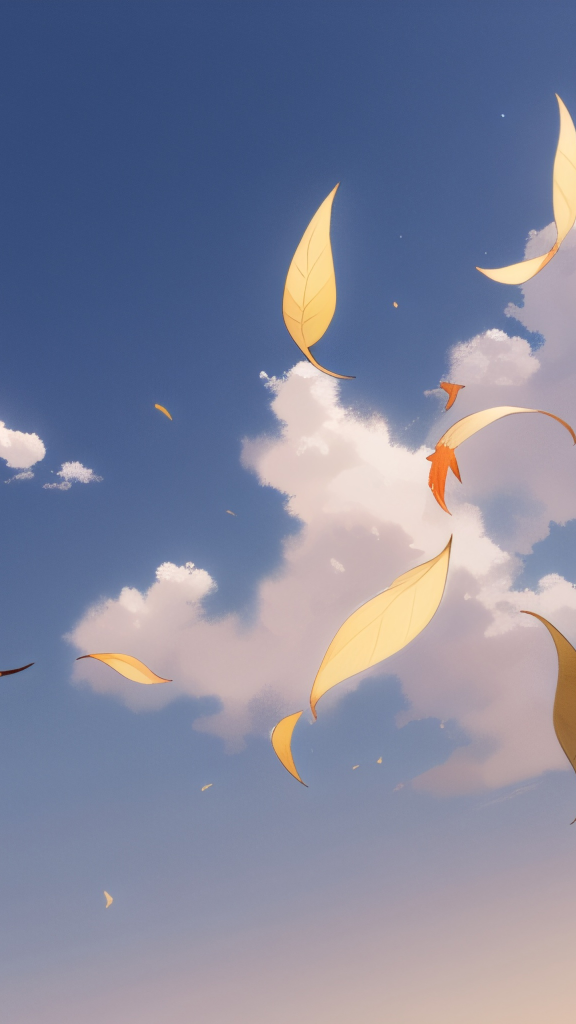
#> input picture img/unlabeled-cards/aer.jpg, 1152 x 2048 px, given in place of ignis.jpg, which was not available (shown at 1/2 size)
$ python process.py
#> lines starting #> are read from the running program, lines starting #| are printed output that depends on the picture; pictures that were not available may be replaced by others from this repository, and a replacement may not be noted
from pathlib import Path
from PIL import Image, ImageDraw, ImageFont


def draw_labels(
    image_path,
    left_labels,
    right_labels,
    font_path=None,
):
    """
    Parameters
    ----------
    image_path : str
        Input image filename.

    left_labels : list[(str, str)]
        [(text, color), ...]

    right_labels : list[(str, str)]
        [(text, color), ...]

    font_path : str | None
        Optional TTF font path.
    """

    img = Image.open(image_path).convert("RGB")
    draw = ImageDraw.Draw(img)

    w, h = img.size

    # Scale everything from image width
    font_size = 130 #max(24, int(w * 0.03))
    outer_padding = int(w * 0.02)
    inner_padding_x = int(font_size * 0.5)
    inner_padding_y = int(font_size * 0.25)
    line_spacing = int(font_size * 0.4)
    radius = int(font_size * 0.4)

    if font_path:
        font = ImageFont.truetype(font_path, font_size)
    else:
        try:
            font = ImageFont.truetype("arial.ttf", font_size)
        except Exception:
            font = ImageFont.load_default(font_size)

    def draw_column(labels, align="left"):
        y = outer_padding

        for text, color in labels:
            bbox = draw.textbbox((0, 0), text, font=font)

            text_w = bbox[2] - bbox[0]
            text_h = bbox[3] - bbox[1]

            rect_w = text_w + inner_padding_x * 2
            rect_h = text_h + inner_padding_y * 2

            if align == "left":
                x = outer_padding
            else:
                x = w - outer_padding - rect_w

            draw.rounded_rectangle(
                [x, y, x + rect_w, y + rect_h],
                radius=radius,
                fill="black"
            )

            draw.text(
                (
                    x + inner_padding_x,
                    y + inner_padding_y - bbox[1]
                ),
                text,
                fill=color,
                font=font,
                stroke_width=2,
                stroke_fill=color
            )

            y += rect_h + line_spacing

    draw_column(left_labels, "left")
    draw_column(right_labels, "right")

    output_dir = Path(image_path).parent / "labeled"
    output_dir.mkdir(exist_ok=True)

    output_path = output_dir / Path(image_path).name
    img.save(output_path)

    return str(output_path)

life = "#30d97c"
poison = "#c041cc"

colors = {
  "ignis": "#ff0000",
  "aer": "#ffffff",
  "terra": "#7a5c45",
  "aqua": "#3993bd"
}

beat = {
  "ignis": "aer",
  "aer": "terra",
  "terra": "aqua",
  "aqua": "ignis"
}

strong = {
  "ignis": "fulgur",
  "aer": "tempestas",
  "terra": "tremor",
  "aqua": "vapor"
}

long = {
  "ignis": "phoenix",
  "aer": "mediocris",
  "terra": "colossus",
  "aqua": "syrena"
}

stronger = {
  "ignis": "aer",
  "aer": "terra",
  "terra": "ignis",
  "aqua": "ignis"
}

bonus = {
  "terra": ["aqua"],
  "aqua": ["terra", "aer"],
  "aer": ["aqua"]
}

_normal = 1
_strong = 2
_long = 3

def draw_element(element, typ=_normal):
  attack = [e for e in beat if beat[e] == element][0]
  defend = beat[element]
  if typ == _normal:
    l = "1"
    s = "2"
    card = element
  elif typ == _strong:
    l = "1"
    s = "8"
    card = strong[element]
  elif typ == _long:
    l = "3"
    s = "3"
    card = long[element]

  special = []
  if card in stronger:
    special.append(("+", colors[stronger[element]]))
  for b in bonus.get(card, []):
    special.append(("!", colors[b]))

  draw_labels(
    card + ".jpg",
    [
      (s + " x" + l, colors[element]),
      ("ATK", colors[attack]),
      ("DEF", colors[defend])
    ],
    special
  )

if __name__ == "__main__":
  for e in beat:
    draw_element(e, typ=_normal)
#> in draw_labels, img is the input picture: PIL image 1152x2048 RGB; mean R, G, B 128.2, 132.2, 155.6
#> the loop in draw_column, `for text, color in labels:` made 3 passes
#> (bbox, text_w, text_h, rect_w, rect_h, y) on passes 1 to 3: ((0, 24, 284, 121), 284, 97, 414, 161, 236), ((0, 26, 246, 121), 246, 95, 376, 159, 447), ((0, 26, 257, 121), 257, 95, 387, 159, 658)
#> after the loop in draw_column, `for text, color in labels:`: y = 658
#> the loop in draw_column (call 2), `for text, color in labels:` made 1 pass
#> (bbox, text_w, text_h, rect_w, rect_h, x, y) on pass 1: ((0, 40, 109, 121), 109, 81, 239, 145, 890, 220)
#> in draw_labels, `img.save(output_path)`:
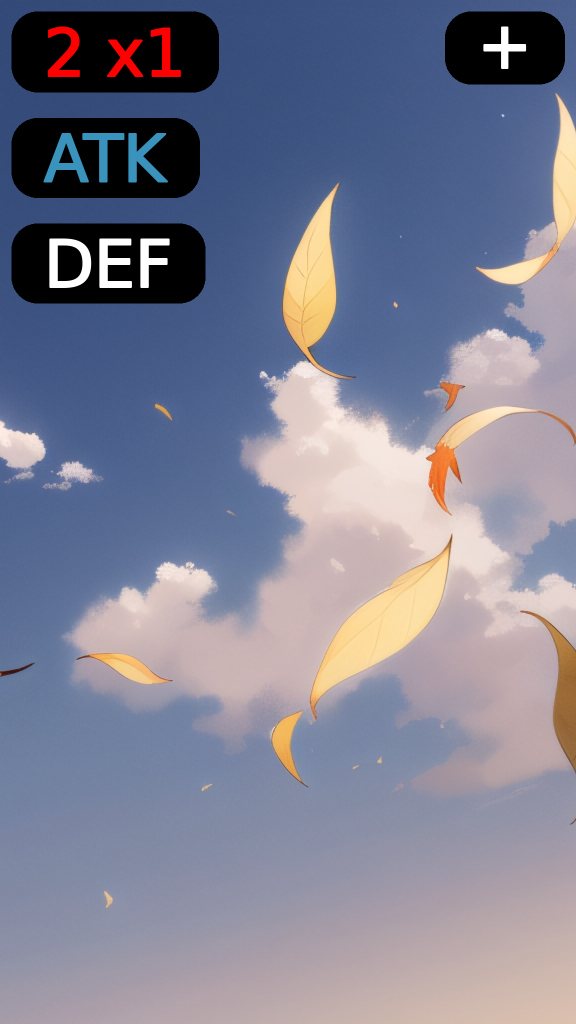
#> saved as ignis.jpg: PIL image 1152x2048 RGB (shown at 1/2 size); mean R, G, B 125.4, 126.9, 146.2
    draw_element(e, typ=_strong)
#> call 2 of draw_labels, with image_path = 'fulgur.jpg'
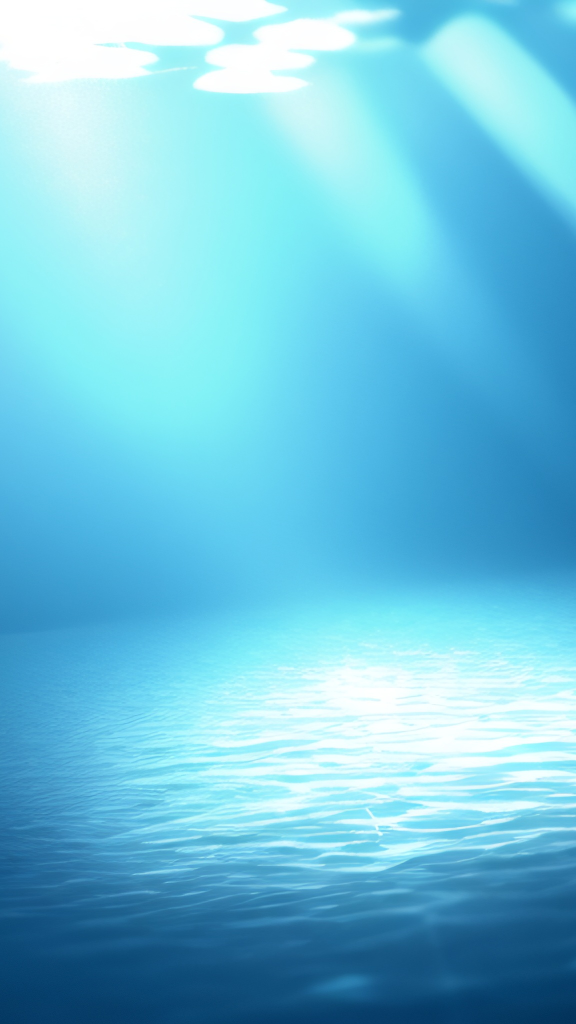
#> input picture img/unlabeled-cards/aqua.jpg, 1152 x 2048 px, given in place of fulgur.jpg, which was not available (shown at 1/2 size)
#> in draw_labels, img is the input picture: PIL image 1152x2048 RGB; mean R, G, B 112.9, 195.5, 221.8
#> in draw_labels (call 2), `img.save(output_path)`:
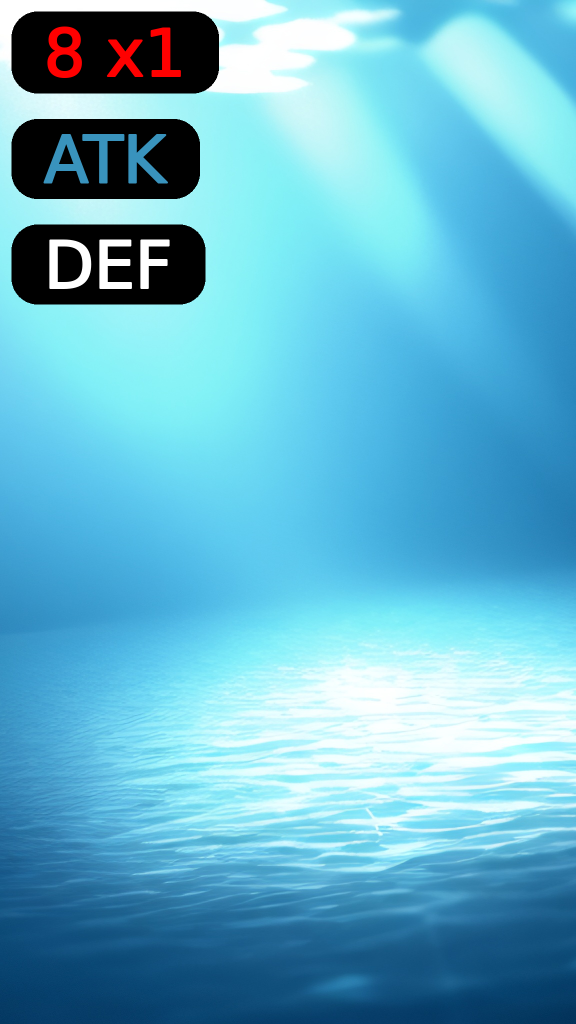
#> saved as fulgur.jpg: PIL image 1152x2048 RGB (shown at 1/2 size); mean R, G, B 100.1, 178, 204.3
    draw_element(e, typ=_long)
#> call 3 of draw_labels, with image_path = 'phoenix.jpg'
#> in draw_labels (call 3), `img.save(output_path)`:
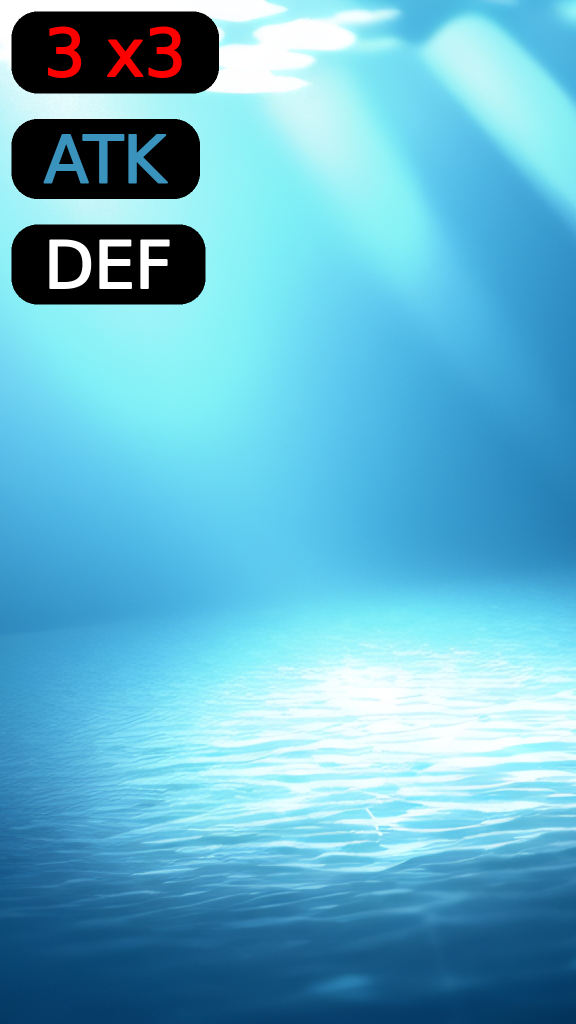
#> saved as phoenix.jpg: PIL image 1152x2048 RGB (shown at 1/2 size); mean R, G, B 100, 178, 204.3
#> (the run stopped early here; a loop or call above may not have finished)
